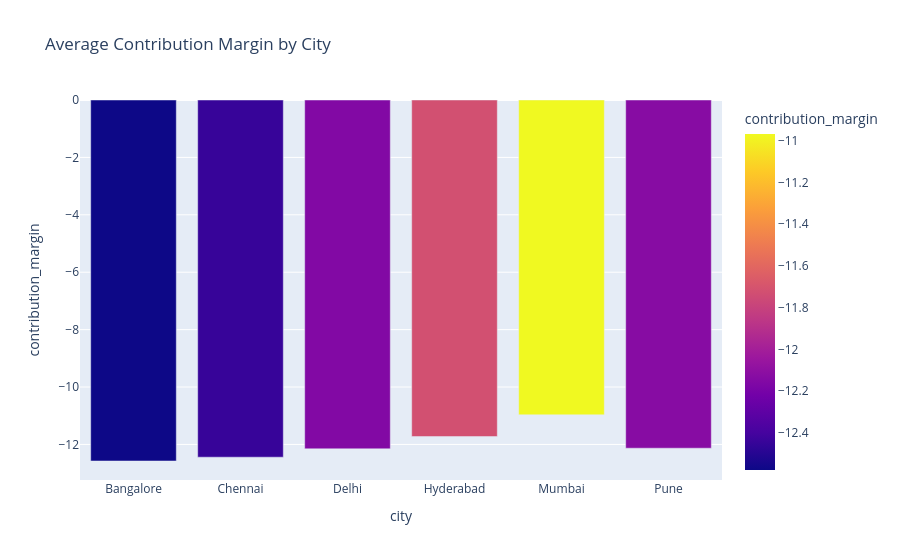

This figure's notebook cell:
### Code cell
city_profit = (
    df.groupby("city")["contribution_margin"]
    .mean()
    .reset_index()
)

fig = px.bar(
    city_profit,
    x="city",
    y="contribution_margin",
    title="Average Contribution Margin by City",
    color="contribution_margin"
)

fig.show()

### Figure 1 — Plotly figure (JSON) as saved in the notebook; plotly's stock layout.template omitted (floating-point values rounded to 4 significant figures)
{"data": [{"hovertemplate": "city=%{x}<br>contribution_margin=%{marker.color}<extra></extra>", "legendgroup": "", "marker": {"color": [-12.58, -12.44, -12.15, -11.73, -10.97, -12.13], "coloraxis": "coloraxis", "pattern": {"shape": ""}}, "name": "", "orientation": "v", "showlegend": false, "textposition": "auto", "type": "bar", "x": ["Bangalore", "Chennai", "Delhi", "Hyderabad", "Mumbai", "Pune"], "xaxis": "x", "y": [-12.58, -12.44, -12.15, -11.73, -10.97, -12.13], "yaxis": "y"}], "layout": {"barmode": "relative", "coloraxis": {"colorbar": {"title": {"text": "contribution_margin"}}, "colorscale": [[0, "#0d0887"], [0.1111, "#46039f"], [0.2222, "#7201a8"], [0.3333, "#9c179e"], [0.4444, "#bd3786"], [0.5556, "#d8576b"], [0.6667, "#ed7953"], [0.7778, "#fb9f3a"], [0.8889, "#fdca26"], [1, "#f0f921"]]}, "legend": {"tracegroupgap": 0}, "title": {"text": "Average Contribution Margin by City"}, "xaxis": {"anchor": "y", "domain": [0, 1], "title": {"text": "city"}}, "yaxis": {"anchor": "x", "domain": [0, 1], "title": {"text": "contribution_margin"}}}}
